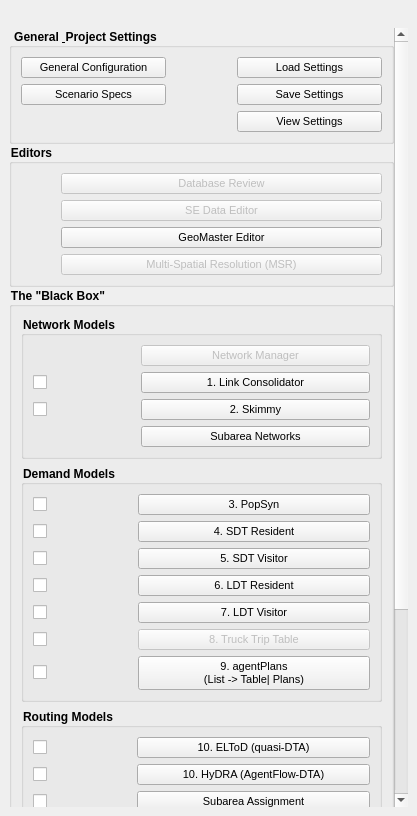
<?xml version="1.0" encoding="UTF-8"?>
<ui version="4.0">
 <class>DockWidget</class>
 <widget class="QDockWidget" name="DockWidget">
  <property name="geometry">
   <rect>
    <x>0</x>
    <y>0</y>
    <width>417</width>
    <height>816</height>
   </rect>
  </property>
  <property name="font">
   <font>
    <family>Arial Black</family>
    <pointsize>6</pointsize>
    <weight>75</weight>
    <bold>true</bold>
   </font>
  </property>
  <property name="windowTitle">
   <string>TSM 6.0</string>
  </property>
  <widget class="QWidget" name="dockWidgetContents">
   <property name="styleSheet">
    <string notr="true">QGroupBox { font-family: 'MS Shell Dlg 2'; font-size: 9pt; font-weight: bold; }
QPushButton { font-family: 'MS Shell Dlg 2'; font-size: 8pt; font-weight: normal; }
QLabel, QCheckBox { font-family: 'MS Shell Dlg 2'; font-size: 8pt; font-weight: normal; }</string>
   </property>
   <layout class="QGridLayout" name="gridLayout">
    <item row="1" column="0">
     <widget class="QScrollArea" name="scrollArea">
      <property name="font">
       <font>
        <family>Arial</family>
        <pointsize>8</pointsize>
        <weight>50</weight>
        <bold>false</bold>
       </font>
      </property>
      <property name="frameShape">
       <enum>QFrame::NoFrame</enum>
      </property>
      <property name="widgetResizable">
       <bool>true</bool>
      </property>
      <widget class="QWidget" name="scrollAreaWidgetContents">
       <property name="geometry">
        <rect>
         <x>0</x>
         <y>-315</y>
         <width>382</width>
         <height>1050</height>
        </rect>
       </property>
       <layout class="QVBoxLayout" name="verticalLayout_2">
        <property name="spacing">
         <number>0</number>
        </property>
        <property name="leftMargin">
         <number>0</number>
        </property>
        <property name="topMargin">
         <number>0</number>
        </property>
        <property name="rightMargin">
         <number>0</number>
        </property>
        <property name="bottomMargin">
         <number>0</number>
        </property>
        <item>
         <widget class="QFrame" name="frame">
          <property name="frameShape">
           <enum>QFrame::NoFrame</enum>
          </property>
          <property name="frameShadow">
           <enum>QFrame::Raised</enum>
          </property>
          <layout class="QVBoxLayout" name="verticalLayout_21">
           <property name="spacing">
            <number>0</number>
           </property>
           <property name="leftMargin">
            <number>0</number>
           </property>
           <property name="topMargin">
            <number>0</number>
           </property>
           <property name="rightMargin">
            <number>0</number>
           </property>
           <property name="bottomMargin">
            <number>0</number>
           </property>
           <item>
            <widget class="QgsCollapsibleGroupBox" name="Step1_Settings">
             <property name="minimumSize">
              <size>
               <width>300</width>
               <height>0</height>
              </size>
             </property>
             <property name="title">
              <string>General &amp; Project Settings</string>
             </property>
             <property name="scrollOnExpand">
              <bool>true</bool>
             </property>
             <layout class="QGridLayout" name="gridLayout_16">
              <item row="2" column="0">
               <widget class="QPushButton" name="pushButton_ProjectSettings">
                <property name="text">
                 <string>Scenario Specs</string>
                </property>
               </widget>
              </item>
              <item row="1" column="1">
               <spacer name="horizontalSpacer_11">
                <property name="orientation">
                 <enum>Qt::Horizontal</enum>
                </property>
                <property name="sizeType">
                 <enum>QSizePolicy::Fixed</enum>
                </property>
                <property name="sizeHint" stdset="0">
                 <size>
                  <width>65</width>
                  <height>20</height>
                 </size>
                </property>
               </spacer>
              </item>
              <item row="1" column="2">
               <widget class="QPushButton" name="pushButton_loadSettings">
                <property name="text">
                 <string>Load Settings</string>
                </property>
               </widget>
              </item>
              <item row="1" column="0">
               <widget class="QPushButton" name="pushButton_GenPrjSetting">
                <property name="text">
                 <string>General Configuration</string>
                </property>
               </widget>
              </item>
              <item row="2" column="2">
               <widget class="QPushButton" name="pushButton_saveSettings">
                <property name="text">
                 <string>Save Settings</string>
                </property>
               </widget>
              </item>
              <item row="2" column="1">
               <spacer name="horizontalSpacer_12">
                <property name="orientation">
                 <enum>Qt::Horizontal</enum>
                </property>
                <property name="sizeType">
                 <enum>QSizePolicy::Fixed</enum>
                </property>
                <property name="sizeHint" stdset="0">
                 <size>
                  <width>65</width>
                  <height>20</height>
                 </size>
                </property>
               </spacer>
              </item>
              <item row="3" column="2">
               <widget class="QPushButton" name="pushButton_ViewSettings">
                <property name="text">
                 <string>View Settings</string>
                </property>
               </widget>
              </item>
             </layout>
            </widget>
           </item>
           <item>
            <widget class="QgsCollapsibleGroupBox" name="Step_2_Editors">
             <property name="sizePolicy">
              <sizepolicy hsizetype="Expanding" vsizetype="Fixed">
               <horstretch>0</horstretch>
               <verstretch>0</verstretch>
              </sizepolicy>
             </property>
             <property name="minimumSize">
              <size>
               <width>300</width>
               <height>0</height>
              </size>
             </property>
             <property name="title">
              <string>Editors</string>
             </property>
             <layout class="QVBoxLayout" name="verticalLayout_23">
              <item>
               <layout class="QGridLayout" name="gridLayout_15">
                <item row="1" column="1">
                 <widget class="QPushButton" name="pushButton_104">
                  <property name="enabled">
                   <bool>false</bool>
                  </property>
                  <property name="text">
                   <string>SE Data Editor</string>
                  </property>
                 </widget>
                </item>
                <item row="0" column="0">
                 <spacer name="horizontalSpacer_9">
                  <property name="orientation">
                   <enum>Qt::Horizontal</enum>
                  </property>
                  <property name="sizeType">
                   <enum>QSizePolicy::Fixed</enum>
                  </property>
                  <property name="sizeHint" stdset="0">
                   <size>
                    <width>40</width>
                    <height>20</height>
                   </size>
                  </property>
                 </spacer>
                </item>
                <item row="2" column="1">
                 <widget class="QPushButton" name="pushButton_UpdateLinkNodeAttr">
                  <property name="text">
                   <string>GeoMaster Editor</string>
                  </property>
                 </widget>
                </item>
                <item row="0" column="1">
                 <widget class="QPushButton" name="pushButton_103">
                  <property name="enabled">
                   <bool>false</bool>
                  </property>
                  <property name="text">
                   <string>Database Review</string>
                  </property>
                 </widget>
                </item>
                <item row="3" column="1">
                 <widget class="QPushButton" name="pushButton_MSR">
                  <property name="enabled">
                   <bool>false</bool>
                  </property>
                  <property name="toolTip">
                   <string>MSR is now part of the agentPlans (Trip List -&gt; Table) step.</string>
                  </property>
                  <property name="text">
                   <string>Multi-Spatial Resolution (MSR)</string>
                  </property>
                 </widget>
                </item>
               </layout>
              </item>
             </layout>
            </widget>
           </item>
           <item>
            <widget class="QgsCollapsibleGroupBox" name="Step3__Blackbox">
             <property name="sizePolicy">
              <sizepolicy hsizetype="Preferred" vsizetype="Preferred">
               <horstretch>0</horstretch>
               <verstretch>0</verstretch>
              </sizepolicy>
             </property>
             <property name="minimumSize">
              <size>
               <width>300</width>
               <height>0</height>
              </size>
             </property>
             <property name="title">
              <string>The &quot;Black Box&quot;</string>
             </property>
             <layout class="QGridLayout" name="gridLayout_3">
              <item row="0" column="0">
               <layout class="QFormLayout" name="formLayout_2">
                  <item row="2" column="0">
                   <layout class="QFormLayout" name="formLayout">
                    <item row="0" column="0">
                     <widget class="QPushButton" name="pushButton_ClearSelection">
                      <property name="text">
                       <string>Clear Status</string>
                      </property>
                     </widget>
                    </item>
                    <item row="0" column="1">
                     <widget class="QPushButton" name="pushButton_RunSelected">
                      <property name="text">
                       <string>Run TSM (Selected)</string>
                      </property>
                     </widget>
                    </item>
                    <item row="1" column="0">
                     <widget class="QPushButton" name="pushButton_UncheckAll">
                      <property name="text">
                       <string>Uncheck All</string>
                      </property>
                     </widget>
                    </item>
                    <item row="1" column="1">
                     <widget class="QPushButton" name="pushButton_FullRun">
                      <property name="text">
                       <string>Check Full Run</string>
                      </property>
                     </widget>
                    </item>
                   </layout>
                  </item>
                  <item row="0" column="0" colspan="2">
                   <layout class="QGridLayout" name="gridLayout_4">
                    <item row="0" column="0">
                     <widget class="QgsCollapsibleGroupBox" name="mGroupBox_NetModel_3">
                      <property name="sizePolicy">
                       <sizepolicy hsizetype="Expanding" vsizetype="Fixed">
                        <horstretch>0</horstretch>
                        <verstretch>0</verstretch>
                       </sizepolicy>
                      </property>
                      <property name="minimumSize">
                       <size>
                        <width>0</width>
                        <height>0</height>
                       </size>
                      </property>
                      <property name="font">
                       <font>
                        <family>MS Shell Dlg 2</family>
                        <pointsize>8</pointsize>
                        <weight>50</weight>
                        <bold>false</bold>
                       </font>
                      </property>
                      <property name="autoFillBackground">
                       <bool>false</bool>
                      </property>
                      <property name="title">
                       <string>Network Models</string>
                      </property>
                      <property name="flat">
                       <bool>false</bool>
                      </property>
                      <layout class="QGridLayout" name="gridLayout_12">
                       <item row="0" column="2" colspan="3">
                        <widget class="QPushButton" name="pushButton_78">
                         <property name="enabled">
                          <bool>false</bool>
                         </property>
                         <property name="font">
                          <font>
                           <family>MS Shell Dlg 2</family>
                           <pointsize>8</pointsize>
                           <weight>50</weight>
                           <bold>false</bold>
                          </font>
                         </property>
                         <property name="text">
                          <string>Network Manager</string>
                         </property>
                        </widget>
                       </item>
                       <item row="1" column="0">
                        <widget class="QCheckBox" name="checkBox_Many2One">
                         <property name="maximumSize">
                          <size>
                           <width>20</width>
                           <height>20</height>
                          </size>
                         </property>
                         <property name="text">
                          <string/>
                         </property>
                        </widget>
                       </item>
                       <item row="1" column="1">
                        <widget class="QLabel" name="label_Many2One">
                         <property name="text">
                          <string/>
                         </property>
                        </widget>
                       </item>
                       <item row="1" column="2" colspan="3">
                        <widget class="QPushButton" name="run_Many2One">
                         <property name="enabled">
                          <bool>true</bool>
                         </property>
                         <property name="font">
                          <font>
                           <family>MS Shell Dlg 2</family>
                           <pointsize>8</pointsize>
                           <weight>50</weight>
                           <bold>false</bold>
                          </font>
                         </property>
                         <property name="text">
                          <string>1. Link Consolidator</string>
                         </property>
                        </widget>
                       </item>
                       <item row="2" column="0">
                        <widget class="QCheckBox" name="checkBox_Skimmy">
                         <property name="maximumSize">
                          <size>
                           <width>20</width>
                           <height>20</height>
                          </size>
                         </property>
                         <property name="text">
                          <string/>
                         </property>
                        </widget>
                       </item>
                       <item row="2" column="1">
                        <widget class="QLabel" name="label_Skimmy">
                         <property name="text">
                          <string/>
                         </property>
                        </widget>
                       </item>
                       <item row="2" column="2" colspan="3">
                        <widget class="QPushButton" name="run_Skimmy">
                         <property name="font">
                          <font>
                           <family>MS Shell Dlg 2</family>
                           <pointsize>8</pointsize>
                           <weight>50</weight>
                           <bold>false</bold>
                          </font>
                         </property>
                         <property name="autoFillBackground">
                          <bool>false</bool>
                         </property>
                         <property name="text">
                          <string>2. Skimmy</string>
                         </property>
                        </widget>
                       </item>
                       <item row="3" column="2" colspan="3">
                        <widget class="QPushButton" name="pushButton">
                         <property name="font">
                          <font>
                           <family>MS Shell Dlg 2</family>
                           <pointsize>8</pointsize>
                           <weight>50</weight>
                           <bold>false</bold>
                          </font>
                         </property>
                         <property name="text">
                          <string>Subarea Networks</string>
                         </property>
                        </widget>
                       </item>
                      </layout>
                     </widget>
                    </item>
                    <item row="1" column="0">
                     <widget class="QgsCollapsibleGroupBox" name="mGroupBox_Demand_3">
                      <property name="sizePolicy">
                       <sizepolicy hsizetype="Expanding" vsizetype="Fixed">
                        <horstretch>0</horstretch>
                        <verstretch>0</verstretch>
                       </sizepolicy>
                      </property>
                      <property name="minimumSize">
                       <size>
                        <width>175</width>
                        <height>0</height>
                       </size>
                      </property>
                      <property name="title">
                       <string>Demand Models</string>
                      </property>
                      <layout class="QGridLayout" name="gridLayout_13">
                       <item row="6" column="0">
                        <widget class="QCheckBox" name="checkBox_SDTVis">
                         <property name="text">
                          <string/>
                         </property>
                        </widget>
                       </item>
                       <item row="5" column="1">
                        <widget class="QLabel" name="label_SDTRes">
                         <property name="text">
                          <string/>
                         </property>
                        </widget>
                       </item>
                       <item row="6" column="1">
                        <widget class="QLabel" name="label_SDTVis">
                         <property name="text">
                          <string/>
                         </property>
                        </widget>
                       </item>
                       <item row="0" column="2" colspan="3">
                        <widget class="QPushButton" name="run_PopSIM">
                         <property name="font">
                          <font>
                           <family>MS Shell Dlg 2</family>
                           <pointsize>8</pointsize>
                           <weight>50</weight>
                           <bold>false</bold>
                          </font>
                         </property>
                         <property name="autoFillBackground">
                          <bool>false</bool>
                         </property>
                         <property name="text">
                          <string>3. PopSyn</string>
                         </property>
                        </widget>
                       </item>
                       <item row="10" column="0">
                        <widget class="QCheckBox" name="checkBox_TripTable">
                         <property name="text">
                          <string/>
                         </property>
                        </widget>
                       </item>
                       <item row="5" column="0">
                        <widget class="QCheckBox" name="checkBox_SDTRes">
                         <property name="text">
                          <string/>
                         </property>
                        </widget>
                       </item>
                       <item row="8" column="0">
                        <widget class="QCheckBox" name="checkBox_LDTVis">
                         <property name="text">
                          <string/>
                         </property>
                        </widget>
                       </item>
                       <item row="5" column="2" colspan="3">
                        <widget class="QPushButton" name="run_SDTRes">
                         <property name="font">
                          <font>
                           <family>MS Shell Dlg 2</family>
                           <pointsize>8</pointsize>
                           <weight>50</weight>
                           <bold>false</bold>
                          </font>
                         </property>
                         <property name="autoFillBackground">
                          <bool>false</bool>
                         </property>
                         <property name="text">
                          <string>4. SDT Resident</string>
                         </property>
                        </widget>
                       </item>
                       <item row="9" column="0">
                        <widget class="QCheckBox" name="checkBox_Truck">
                         <property name="text">
                          <string/>
                         </property>
                        </widget>
                       </item>
                       <item row="0" column="1">
                        <widget class="QLabel" name="label_PopSIM">
                         <property name="text">
                          <string/>
                         </property>
                        </widget>
                       </item>
                       <item row="7" column="0">
                        <widget class="QCheckBox" name="checkBox_LDTRes">
                         <property name="text">
                          <string/>
                         </property>
                        </widget>
                       </item>
                       <item row="0" column="0">
                        <widget class="QCheckBox" name="checkBox_PopSIM">
                         <property name="maximumSize">
                          <size>
                           <width>20</width>
                           <height>20</height>
                          </size>
                         </property>
                         <property name="text">
                          <string/>
                         </property>
                        </widget>
                       </item>
                       <item row="6" column="2" colspan="3">
                        <widget class="QPushButton" name="run_SDTVis">
                         <property name="font">
                          <font>
                           <family>MS Shell Dlg 2</family>
                           <pointsize>8</pointsize>
                           <weight>50</weight>
                           <bold>false</bold>
                          </font>
                         </property>
                         <property name="autoFillBackground">
                          <bool>false</bool>
                         </property>
                         <property name="text">
                          <string>5. SDT Visitor</string>
                         </property>
                        </widget>
                       </item>
                       <item row="7" column="1">
                        <widget class="QLabel" name="label_LDTRes">
                         <property name="text">
                          <string/>
                         </property>
                        </widget>
                       </item>
                       <item row="7" column="2" colspan="3">
                        <widget class="QPushButton" name="run_LDTRes">
                         <property name="font">
                          <font>
                           <family>MS Shell Dlg 2</family>
                           <pointsize>8</pointsize>
                           <weight>50</weight>
                           <bold>false</bold>
                          </font>
                         </property>
                         <property name="autoFillBackground">
                          <bool>false</bool>
                         </property>
                         <property name="text">
                          <string>6. LDT Resident</string>
                         </property>
                        </widget>
                       </item>
                       <item row="8" column="1">
                        <widget class="QLabel" name="label_LDTVis">
                         <property name="text">
                          <string/>
                         </property>
                        </widget>
                       </item>
                       <item row="8" column="2" colspan="3">
                        <widget class="QPushButton" name="run_LDTVis">
                         <property name="font">
                          <font>
                           <family>MS Shell Dlg 2</family>
                           <pointsize>8</pointsize>
                           <weight>50</weight>
                           <bold>false</bold>
                          </font>
                         </property>
                         <property name="autoFillBackground">
                          <bool>false</bool>
                         </property>
                         <property name="text">
                          <string>7. LDT Visitor</string>
                         </property>
                        </widget>
                       </item>
                       <item row="9" column="1">
                        <widget class="QLabel" name="label_Truck">
                         <property name="text">
                          <string/>
                         </property>
                        </widget>
                       </item>
                       <item row="9" column="2" colspan="3">
                        <widget class="QPushButton" name="run_Truck">
                         <property name="enabled">
                          <bool>false</bool>
                         </property>
                         <property name="font">
                          <font>
                           <family>MS Shell Dlg 2</family>
                           <pointsize>8</pointsize>
                           <weight>50</weight>
                           <bold>false</bold>
                          </font>
                         </property>
                         <property name="autoFillBackground">
                          <bool>false</bool>
                         </property>
                         <property name="text">
                          <string>8. Truck Trip Table</string>
                         </property>
                        </widget>
                       </item>
                       <item row="10" column="1">
                        <widget class="QLabel" name="label_TripList">
                         <property name="text">
                          <string/>
                         </property>
                        </widget>
                       </item>
                       <item row="10" column="2" colspan="3">
                        <widget class="QPushButton" name="run_TripTable">
                         <property name="font">
                          <font>
                           <family>MS Shell Dlg 2</family>
                           <pointsize>8</pointsize>
                           <weight>50</weight>
                           <bold>false</bold>
                          </font>
                         </property>
                         <property name="autoFillBackground">
                          <bool>false</bool>
                         </property>
                         <property name="text">
                          <string>9. agentPlans
(List -&gt; Table| Plans)</string>
                         </property>
                        </widget>
                       </item>
                      </layout>
                     </widget>
                    </item>
                   </layout>
                  </item>
                  <item row="1" column="0" colspan="2">
                   <widget class="QgsCollapsibleGroupBox" name="mGroupBox_RouteCh_3">
                    <property name="sizePolicy">
                     <sizepolicy hsizetype="Expanding" vsizetype="Fixed">
                      <horstretch>0</horstretch>
                      <verstretch>0</verstretch>
                     </sizepolicy>
                    </property>
                    <property name="minimumSize">
                     <size>
                      <width>261</width>
                      <height>0</height>
                     </size>
                    </property>
                    <property name="title">
                     <string>Routing Models</string>
                    </property>
                    <layout class="QGridLayout" name="gridLayout_2">
                     <item row="0" column="0">
                      <widget class="QCheckBox" name="checkBox_TSMAssign">
                       <property name="sizePolicy">
                        <sizepolicy hsizetype="Fixed" vsizetype="Fixed">
                         <horstretch>0</horstretch>
                         <verstretch>0</verstretch>
                        </sizepolicy>
                       </property>
                       <property name="text">
                        <string/>
                       </property>
                      </widget>
                     </item>
                     <item row="0" column="1">
                      <widget class="QLabel" name="label_TSMAssign">
                       <property name="sizePolicy">
                        <sizepolicy hsizetype="Fixed" vsizetype="Preferred">
                         <horstretch>0</horstretch>
                         <verstretch>0</verstretch>
                        </sizepolicy>
                       </property>
                       <property name="minimumSize">
                        <size>
                         <width>78</width>
                         <height>0</height>
                        </size>
                       </property>
                       <property name="text">
                        <string/>
                       </property>
                      </widget>
                     </item>
                     <item row="0" column="2" colspan="2">
                      <widget class="QPushButton" name="run_TSMAssign">
                       <property name="font">
                        <font>
                         <family>MS Shell Dlg 2</family>
                         <pointsize>8</pointsize>
                         <weight>50</weight>
                         <bold>false</bold>
                        </font>
                       </property>
                       <property name="autoFillBackground">
                        <bool>false</bool>
                       </property>
                       <property name="text">
                        <string>10. ELToD (quasi-DTA)</string>
                       </property>
                      </widget>
                     </item>
                     <item row="2" column="0">
                      <widget class="QCheckBox" name="checkBox_SubAssign">
                       <property name="sizePolicy">
                        <sizepolicy hsizetype="Fixed" vsizetype="Fixed">
                         <horstretch>0</horstretch>
                         <verstretch>0</verstretch>
                        </sizepolicy>
                       </property>
                       <property name="text">
                        <string/>
                       </property>
                      </widget>
                     </item>
                     <item row="2" column="1">
                      <widget class="QLabel" name="label_SubAssign">
                       <property name="sizePolicy">
                        <sizepolicy hsizetype="Fixed" vsizetype="Preferred">
                         <horstretch>0</horstretch>
                         <verstretch>0</verstretch>
                        </sizepolicy>
                       </property>
                       <property name="minimumSize">
                        <size>
                         <width>78</width>
                         <height>0</height>
                        </size>
                       </property>
                       <property name="text">
                        <string/>
                       </property>
                      </widget>
                     </item>
                     <item row="2" column="2" colspan="2">
                      <widget class="QPushButton" name="run_SubAssign">
                       <property name="font">
                        <font>
                         <family>MS Shell Dlg 2</family>
                         <pointsize>8</pointsize>
                         <weight>50</weight>
                         <bold>false</bold>
                        </font>
                       </property>
                       <property name="autoFillBackground">
                        <bool>false</bool>
                       </property>
                       <property name="text">
                        <string>Subarea Assignment</string>
                       </property>
                      </widget>
                     </item>
                     <item row="1" column="0">
                      <widget class="QCheckBox" name="checkBox_Hydra">
                       <property name="sizePolicy">
                        <sizepolicy hsizetype="Fixed" vsizetype="Fixed">
                         <horstretch>0</horstretch>
                         <verstretch>0</verstretch>
                        </sizepolicy>
                       </property>
                       <property name="text">
                        <string/>
                       </property>
                      </widget>
                     </item>
                     <item row="1" column="1">
                      <widget class="QLabel" name="label_Hydra">
                       <property name="sizePolicy">
                        <sizepolicy hsizetype="Fixed" vsizetype="Preferred">
                         <horstretch>0</horstretch>
                         <verstretch>0</verstretch>
                        </sizepolicy>
                       </property>
                       <property name="minimumSize">
                        <size>
                         <width>78</width>
                         <height>0</height>
                        </size>
                       </property>
                       <property name="text">
                        <string/>
                       </property>
                      </widget>
                     </item>
                     <item row="1" column="2" colspan="2">
                      <widget class="QPushButton" name="run_Hydra">
                       <property name="font">
                        <font>
                         <family>MS Shell Dlg 2</family>
                         <pointsize>8</pointsize>
                         <weight>50</weight>
                         <bold>false</bold>
                        </font>
                       </property>
                       <property name="text">
                        <string>10. HyDRA (AgentFlow-DTA)</string>
                       </property>
                      </widget>
                     </item>
                    </layout>
                   </widget>
                  </item>
                 </layout>
              </item>
             </layout>
            </widget>
           </item>
           <item>
            <widget class="QgsCollapsibleGroupBox" name="Step_4_Analyst">
             <property name="minimumSize">
              <size>
               <width>300</width>
               <height>0</height>
              </size>
             </property>
             <property name="title">
              <string>The &quot;Analyst&quot;</string>
             </property>
             <layout class="QVBoxLayout" name="verticalLayout_17">
              <item>
               <layout class="QGridLayout" name="gridLayout_11">
                <item row="0" column="0" colspan="2">
                 <widget class="QPushButton" name="pushButton_74">
                  <property name="autoFillBackground">
                   <bool>false</bool>
                  </property>
                  <property name="text">
                   <string>Summarization</string>
                  </property>
                 </widget>
                </item>
                <item row="1" column="0" colspan="2">
                 <widget class="QPushButton" name="pushButton_77">
                  <property name="enabled">
                   <bool>false</bool>
                  </property>
                  <property name="autoFillBackground">
                   <bool>false</bool>
                  </property>
                  <property name="text">
                   <string>Visualizations</string>
                  </property>
                 </widget>
                </item>
               </layout>
              </item>
             </layout>
            </widget>
           </item>
           <item>
            <widget class="QGroupBox" name="groupBox_Messages">
             <property name="sizePolicy">
              <sizepolicy hsizetype="Preferred" vsizetype="Expanding">
               <horstretch>0</horstretch>
               <verstretch>1</verstretch>
              </sizepolicy>
             </property>
             <property name="minimumSize">
              <size>
               <width>300</width>
               <height>80</height>
              </size>
             </property>
             <property name="title">
              <string>History</string>
             </property>
             <layout class="QVBoxLayout" name="verticalLayout_msg">
              <property name="leftMargin">
               <number>4</number>
              </property>
              <property name="topMargin">
               <number>4</number>
              </property>
              <property name="rightMargin">
               <number>4</number>
              </property>
              <property name="bottomMargin">
               <number>4</number>
              </property>
              <item>
               <widget class="QPlainTextEdit" name="plainTextEdit_Messages">
                <property name="readOnly">
                 <bool>true</bool>
                </property>
                <property name="placeholderText">
                 <string>Your actions across the TSM tools are logged here…</string>
                </property>
               </widget>
              </item>
             </layout>
            </widget>
           </item>
          </layout>
         </widget>
        </item>
       </layout>
      </widget>
     </widget>
    </item>
    <item row="0" column="0">
     <widget class="QLabel" name="label">
      <property name="text">
       <string/>
      </property>
      <property name="pixmap">
       <pixmap resource="icons/tsm_banner.qrc">:/icons/TSM_GUI_Bannerv6.png</pixmap>
      </property>
      <property name="scaledContents">
       <bool>true</bool>
      </property>
     </widget>
    </item>
   </layout>
  </widget>
 </widget>
 <customwidgets>
  <customwidget>
   <class>QgsCollapsibleGroupBox</class>
   <extends>QGroupBox</extends>
   <header>qgis.gui</header>
   <container>1</container>
  </customwidget>
 </customwidgets>
 <resources>
  <include location="icons/tsm_banner.qrc"/>
 </resources>
 <connections/>
</ui>
